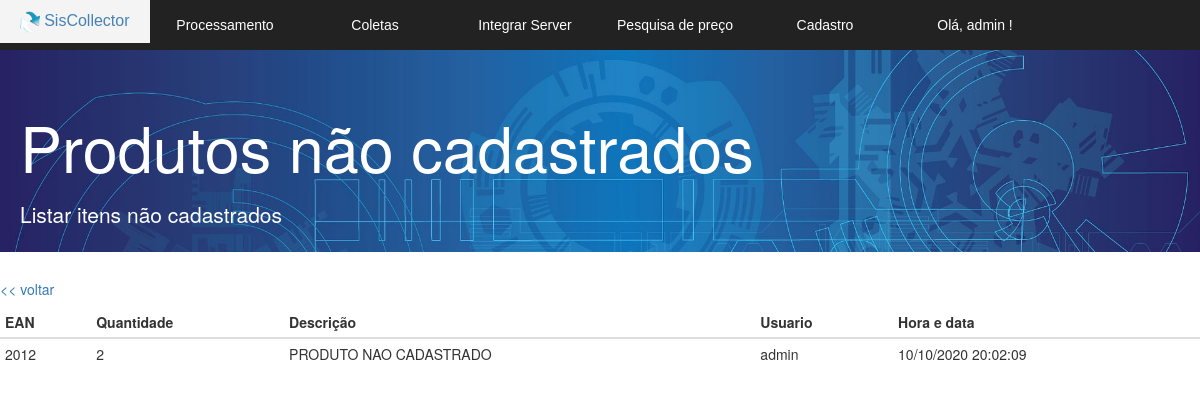
Screenshot of /v_listar_tempo_nao_cadastrado_usuario.php?referencia=2012 (signed in) with the database file from the repository.
### tables this page shows
CREATE TABLE IF NOT EXISTS `coletor_importar` (
  `referencia` varchar(255) NOT NULL,
  `quantidade` int(11) NOT NULL,
  `descricao` varchar(255) NOT NULL,
  `usuario` varchar(255) NOT NULL,
  `hora` datetime DEFAULT NULL,
  `local_estoque` int(2) DEFAULT '0',
  `local_loja` int(2) DEFAULT '0',
  `fabricante` varchar(255) DEFAULT NULL,
  `id` bigint(20) NOT NULL AUTO_INCREMENT,
  PRIMARY KEY (`id`)
);

### v_listar_tempo_nao_cadastrado_usuario.php (the view, shortened to what this page needs)
<?php
$referencia = $_GET['referencia'];
?>
<!DOCTYPE html>
<html>
<head>
  <link href="bootstrap/css/bootstrap.min.css" rel="stylesheet">
  <link rel="stylesheet" href="css.css">
  <link rel="stylesheet" href="normalize.css">
</head>
<body>
	<section id="principal">
   <?php require 'v_cabecalho.php';?>
   <section class="corpo">
    <div class="jumbotron jumbotron-fluid">
      <div class="container">
        <h1 class="display-4">Produtos não cadastrados</h1>
        <p class="lead">Listar itens não cadastrados</p>
      </div>
    </div>
  <h5> <a href="v_listar_tempo_nao_cadastrado.php"> << voltar</a> </h5>
    <?php
    $listagem = mysqli_query($conexao,"SELECT id, referencia,quantidade, descricao, usuario, hora from coletor_importar   where referencia = $referencia and descricao = 'produto nao cadastrado' order by id;");
    ?>
    <table class="table table-condensed">
     <thead >
      <tr class="table-primary">
        <th scope="col">EAN</th>
        <th scope="col">Quantidade</th>
        <th scope="col">Descrição</th>
        <th scope="col">Usuario</th>
        <th scope="col">Hora e data</th>
      </tr>
    </thead>
    <?php
    while($linha = mysqli_fetch_array($listagem)) {
    ?>
      <tr>
      <?php $data = $linha['hora']; ?>
        <td> <?= $linha['referencia'] ?> </td>
        <td> <?= $linha['quantidade'] ?> </td>
        <td> <?= utf8_encode($linha['descricao']); ?> </td>
        <td> <?= $linha['usuario'] ?> </td>
        <td> <?php echo date('d/m/Y H:i:s', strtotime($data));  ?>  </td>
      </tr>
      <?php } ?>
  </table>
</section>
</section>
</body>
</html>

### css.css (style rules this page uses)
.jumbotron { padding-top: 70px; height: 18em; width: 100%; max-height: 50%; max-width: 100%; min-height: 20%; min-width: 30%; background-image: url("bg.jpg")!important; background-size: cover; color:#ffffff; }
.jumbotron h1 { margin-bottom: 0.3em; }
.jumbotron .container { margin-left:5px; }
a:link { text-decoration:none ; }

### rows the page displays
coletor_importar: referencia "2012", quantidade "2", descricao "PRODUTO NAO CADASTRADO", usuario "admin", hora "10/10/2020 20:02:09"

### other values shown
$usuario "admin"
